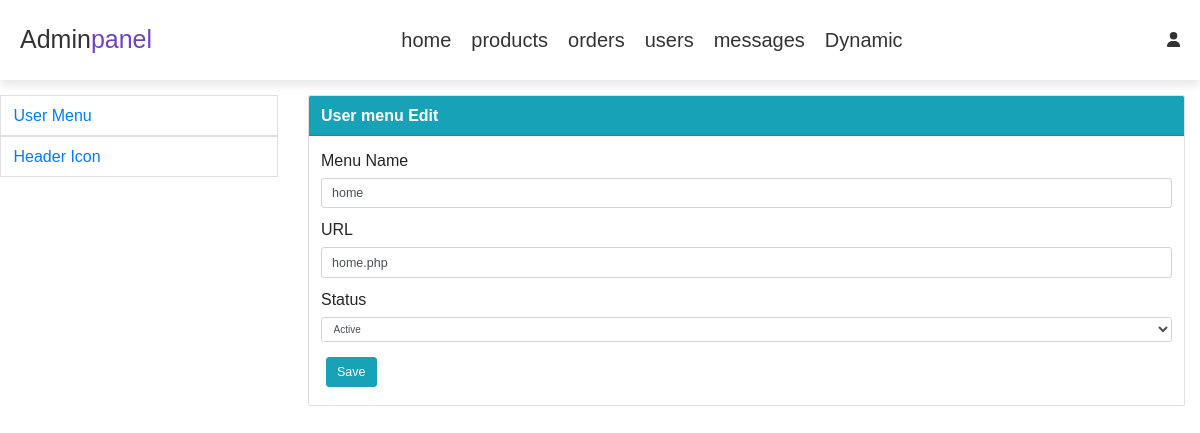
Screenshot of /admin_page_dynamic_user_menu_edit.php?id=1 (signed in) with the database file from the repository.
### tables this page shows
CREATE TABLE `header_menu` (
  `id` int(11) NOT NULL,
  `menu_name` varchar(30) NOT NULL,
  `url` varchar(200) NOT NULL,
  `status` tinyint(1) NOT NULL
);

### admin_page_dynamic_user_menu_edit.php (the view, shortened to what this page needs)
<?php
include 'admin_header.php';
include 'admin_left_side.php';
$id = $_GET['id'];
$select_data = mysqli_query($conn, "SELECT * FROM `header_menu` WHERE `id`= '$id' ") or die('query failed');
if(mysqli_num_rows($select_data) > 0){
	$data = mysqli_fetch_row($select_data);
}
?>
  <div class="col-sm-9">
  	<div class="card mr-4">
	  <div class="card-header bg-info text-white font-weight-bold">User menu Edit</div>
	  <div class="card-body">
	  	<form action="admin_page_dynamic.php" method="post">
			  <div class="form-group">
			    <label for="exampleFormControlInput1">Menu Name</label>
			    <input type="text" name="menu_name" class="form-control form-control-lg" value="<?= $data[1] ?>">
			  </div>
			  <div class="form-group">
			    <label for="exampleFormControlInput1">URL</label>
			    <input type="text" name="url" class="form-control form-control-lg" value="<?= $data[2] ?>">
			  </div>
			  <div class="form-group">
			    <label for="exampleFormControlSelect1">Status</label>
			    <select class="form-control" name="status">
			      <option value="1" <?= ($data[3] == '1')? 'selected' : '' ?>>Active</option>
			    </select>
			  </div>
			  <input type="submit" class="btn btn-lg btn-info m-2" value="Save" name="menu_edit">
			</form>
	  </div>
	</div>
  </div>
</div>
<?php include 'admin_footer.php';?>

### css/admin_style.css (style rules this page uses)
:root { --purple: #8e44ad; --red: #c0392b; --orange: #f39c12; --black:#333; --white:#fff; --light-color: #666; --light-white: #ccc; --light-bg: #f5f5f5; --border: .1rem solid var(--black); --box-shadow: 0 .5rem 1rem rgba(0,0,0,.1); }
* { font-family: 'Rubik', sans-serif; margin: 0; padding: 0; box-sizing: border-box; outline: none; border: none; text-decoration: none; transition: all .2s linear; }
body { background-color: var(--light-bg); }
html { font-size: 62.5%; overflow-x: hidden; }
.btn, .option-btn, .delete-btn, .white-btn { display: inline-block; margin-top: 1rem; padding: 1rem 3rem; cursor: pointer; color: var(--white); font-size: 1.8rem; border-radius: .5rem; text-transform: capitalize; }
.white-btn, .btn { background-color: var(--purple); }

### rows the page displays
header_menu: menu_name "home", url "home.php", status "Active"
